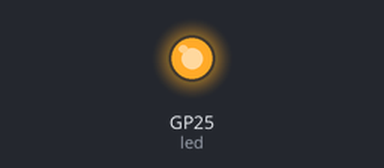
Simulated run of this program. Board: Raspberry Pi Pico running MicroPython. Parts: output pins drawn as LEDs (lit = HIGH). Threads take turns every 2 ms.

Above: at 0.1 s.
Timing chart, 0 to 1.6 s (numbered marks = the images above):
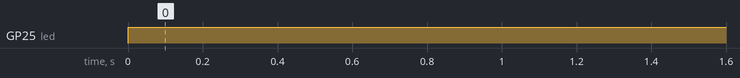

Measured:
- by itself, GP25 (led): LOW → HIGH at 0.00 s

The program:

led_status.py
```python
import _thread
import time

import machine

led = machine.Pin("LED", machine.Pin.OUT)

# --- LED state machine ---
# Modes: "on", "off", "blink"
_led_mode = "on"
_blink_hz = 1  # blinks per second when processing


def _led_thread():
    while True:
        if _led_mode == "on":
            led.on()
            time.sleep_ms(50)
        elif _led_mode == "off":
            led.off()
            time.sleep_ms(50)
        elif _led_mode == "blink":
            led.toggle()
            time.sleep_ms(int(500 / _blink_hz))


def set_led(mode):
    global _led_mode
    _led_mode = mode


# Start LED thread - runs independently of your main program
_thread.start_new_thread(_led_thread, ())

# --- Your actual program below ---
set_led("on")  # powered = LED solid on
```
